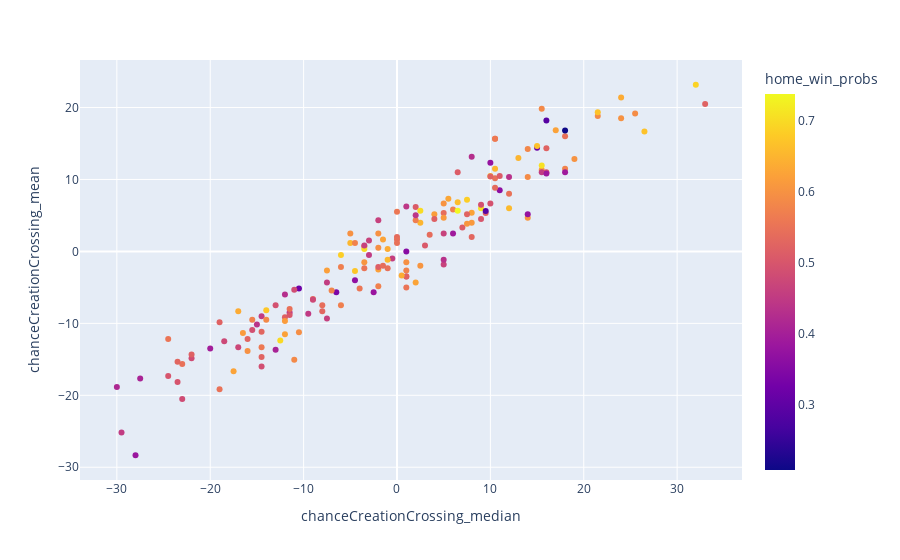

The cell this chart's notebook holds for it:
### Code cell
px.scatter(test_data, x = top_3_feats[0], y = top_3_feats[1], color = "home_win_probs").show()

### Figure 1 — Plotly figure (JSON) as saved in the notebook; plotly's stock layout.template omitted (floating-point values rounded to 4 significant figures; data arrays with more than 128 entries replaced by an {"elided": "..."} marker saying what was removed)
{"data": [{"hovertemplate": "chanceCreationCrossing_median=%{x}<br>chanceCreationCrossing_mean=%{y}<br>home_win_probs=%{marker.color}<extra></extra>", "legendgroup": "", "marker": {"color": {"elided": "176 float values"}, "coloraxis": "coloraxis", "symbol": "circle"}, "mode": "markers", "name": "", "orientation": "v", "showlegend": false, "type": "scatter", "x": {"elided": "176 float values"}, "xaxis": "x", "y": {"elided": "176 float values"}, "yaxis": "y"}], "layout": {"coloraxis": {"colorbar": {"title": {"text": "home_win_probs"}}, "colorscale": [[0, "#0d0887"], [0.1111, "#46039f"], [0.2222, "#7201a8"], [0.3333, "#9c179e"], [0.4444, "#bd3786"], [0.5556, "#d8576b"], [0.6667, "#ed7953"], [0.7778, "#fb9f3a"], [0.8889, "#fdca26"], [1, "#f0f921"]]}, "legend": {"tracegroupgap": 0}, "margin": {"t": 60}, "xaxis": {"anchor": "y", "domain": [0, 1], "title": {"text": "chanceCreationCrossing_median"}}, "yaxis": {"anchor": "x", "domain": [0, 1], "title": {"text": "chanceCreationCrossing_mean"}}}}
